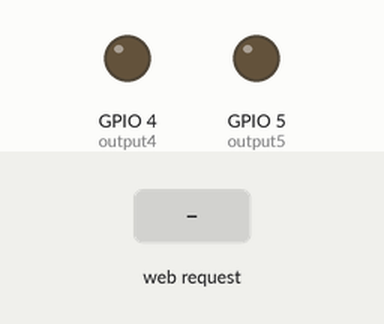
Recording of a sketch running on a simulated ESP32. On the bench: output pins drawn as LEDs (lit = HIGH). Inputs (shaded band) come from the test bench. WiFi joins after 1.5 s; servers stay silent unless stated; what the sketch prints to the serial monitor is not drawn.

Above: at 2.7 s.
2.8 s: HTTP request GET /5/on received
At 4.0 s:
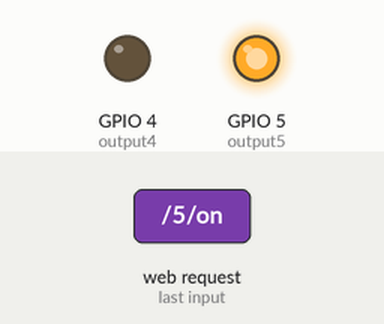
4.3 s: HTTP request GET /4/on received
At 5.4 s:
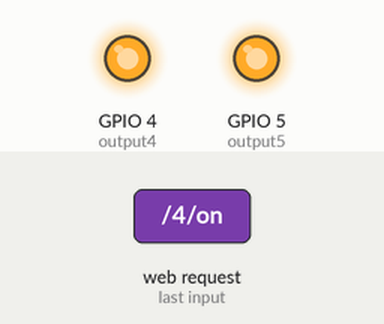
5.8 s: HTTP request GET /5/off received
At 6.5 s:
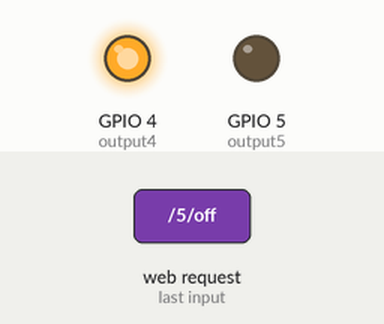
7.3 s: HTTP request GET /4/off received
At 7.6 s:
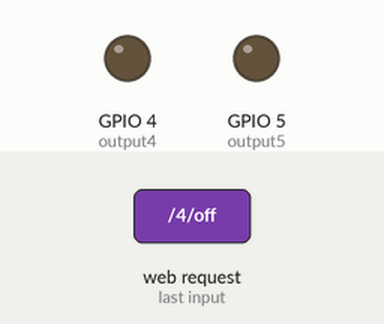
Timing chart, 0 to 9.8 s (numbered marks = the images above; inputs shaded):
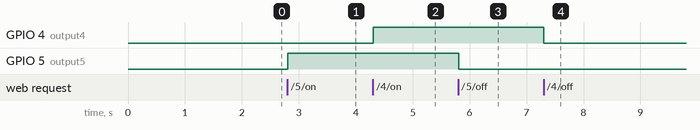

The sketch:

KLS1-13.ino
```cpp
// Load Wi-Fi library
#include <WiFi.h>
// Replace with your network credentials
const char* ssid = "MAKERINDO2";
const char* password = "makerindo2019";
// Set web server port number to 80
WiFiServer server(80);
// Variable to store the HTTP request
String header;
// Auxiliar variables to store the current output state
String output5State = "off";
String output4State = "off";
// Assign output variables to GPIO pins
const int output5 = 5;
const int output4 = 4;
// Current time
unsigned long currentTime = millis();
// Previous time
unsigned long previousTime = 0;
// Define timeout time in milliseconds (example: 2000ms = 2s)
const long timeoutTime = 2000;
// Set your Static IP address
IPAddress local_IP(192, 168, 1, 27);
// Set your Gateway IP address
IPAddress gateway(192, 168, 1, 1);
IPAddress subnet(255, 255, 0, 0);
IPAddress primaryDNS(8, 8, 8, 8); //optional
IPAddress secondaryDNS(8, 8, 4, 4); //optional
void setup() {
 Serial.begin(115200);
 // Initialize the output variables as outputs
 pinMode(output5, OUTPUT);
 pinMode(output4, OUTPUT);
 // Set outputs to LOW
 digitalWrite(output5, LOW);
 digitalWrite(output4, LOW);

 // Configures static IP address
 if (!WiFi.config(local_IP, gateway, subnet, primaryDNS, secondaryDNS)) {
 Serial.println("STA Failed to configure");
 }

 // Connect to Wi-Fi network with SSID and password
 Serial.print("Connecting to ");
 Serial.println(ssid);
 WiFi.begin(ssid, password);
 while (WiFi.status() != WL_CONNECTED) {
 delay(500);
 Serial.print(".");
 }
 // Print local IP address and start web server
 Serial.println("");
 Serial.println("WiFi connected.");
 Serial.println("IP address: ");
 Serial.println(WiFi.localIP());
 server.begin();
}
void loop(){
 WiFiClient client = server.available(); // Listen for incoming clients
 if (client) { // If a new client connects,
 Serial.println("New Client."); // print a message out in the serial port
 String currentLine = ""; // make a String to hold incoming data from the client
 currentTime = millis();
 previousTime = currentTime;
 while (client.connected() && currentTime - previousTime <= timeoutTime) { // loop while the client's connected
 currentTime = millis();
 if (client.available()) { // if there's bytes to read from the client,
 char c = client.read(); // read a byte, then
 Serial.write(c); // print it out the serial monitor
 header += c;
 if (c == '\n') { // if the byte is a newline character
 // if the current line is blank, you got two newline characters in a row.
 // that's the end of the client HTTP request, so send a response:
 if (currentLine.length() == 0) {
 // HTTP headers always start with a response code (e.g. HTTP/1.1 200 OK)
 // and a content-type so the client knows what's coming, then a blank line:
 client.println("HTTP/1.1 200 OK");
 client.println("Content-type:text/html");
 client.println("Connection: close");
 client.println();

 // turns the GPIOs on and off
 if (header.indexOf("GET /5/on") >= 0) {
 Serial.println("GPIO 5 on");
 output5State = "on";
 digitalWrite(output5, HIGH);
 } else if (header.indexOf("GET /5/off") >= 0) {
 Serial.println("GPIO 5 off");
 output5State = "off";
 digitalWrite(output5, LOW);
 } else if (header.indexOf("GET /4/on") >= 0) {
 Serial.println("GPIO 4 on");
 output4State = "on";
 digitalWrite(output4, HIGH);
 } else if (header.indexOf("GET /4/off") >= 0) {
 Serial.println("GPIO 4 off");
 output4State = "off";
 digitalWrite(output4, LOW);
 }

 // Display the HTML web page
 client.println("<!DOCTYPE html><html>");
 client.println("<head><meta name=\"viewport\" content=\"width=device-width, initial-scale=1\">");
 client.println("<link rel=\"icon\" href=\"data:,\">");
 // CSS to style the on/off buttons
 // Feel free to change the background-color and font-size attributes to fit your preferences
 client.println("<style>html { font-family: Helvetica; display: inline-block; margin: 0px auto; text-align:center;}");
 client.println(".button { background-color: #195B6A; border: none; color: white; padding: 16px 40px;");
 client.println("text-decoration: none; font-size: 30px; margin: 2px; cursor: pointer;}");
 client.println(".button2 {background-color: #77878A;}</style></head>");

 // Web Page Heading
 client.println("<body><h1>ESP8266 Web Server</h1>");

 // Display current state, and ON/OFF buttons for GPIO 5
 client.println("<p>GPIO 5 - State " + output5State + "</p>");
 // If the output5State is off, it displays the ON button
 if (output5State=="off") {
 client.println("<p><a href=\"/5/on\"><button class=\"button\">ON</button></a></p>");
 } else {
 client.println("<p><a href=\"/5/off\"><button class=\"button button2\">OFF</button></a></p>");
 }

 // Display current state, and ON/OFF buttons for GPIO 4
 client.println("<p>GPIO 4 - State " + output4State + "</p>");
 // If the output4State is off, it displays the ON button
 if (output4State=="off") {
 client.println("<p><a href=\"/4/on\"><button class=\"button\">ON</button></a></p>");
 } else {
 client.println("<p><a href=\"/4/off\"><button class=\"button button2\">OFF</button></a></p>");
 }
 client.println("</body></html>");

 // The HTTP response ends with another blank line
 client.println();
 // Break out of the while loop
 break;
 } else { // if you got a newline, then clear currentLine
 currentLine = "";
 }
 } else if (c != '\r') { // if you got anything else but a carriage return character,
 currentLine += c; // add it to the end of the currentLine
 }
 }
 }
 // Clear the header variable
 header = "";
 // Close the connection
 client.stop();
 Serial.println("Client disconnected.");
 Serial.println("");
 }
}
```

Measured:
- after the input at 2.8 s, GPIO 5 (output5): LOW → HIGH at once
- after the input at 4.3 s, GPIO 4 (output4): LOW → HIGH at once
- after the input at 5.8 s, GPIO 5 (output5): HIGH → LOW at once
- after the input at 7.3 s, GPIO 4 (output4): HIGH → LOW at once
